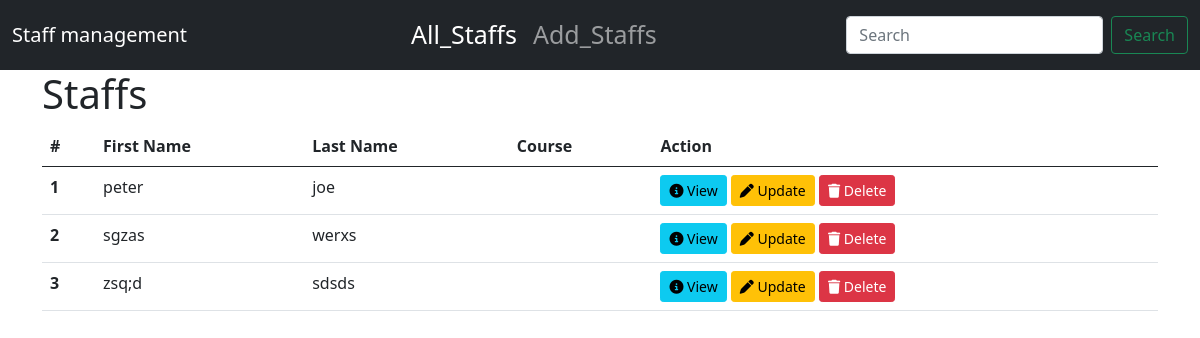
Before: / with the older database file.
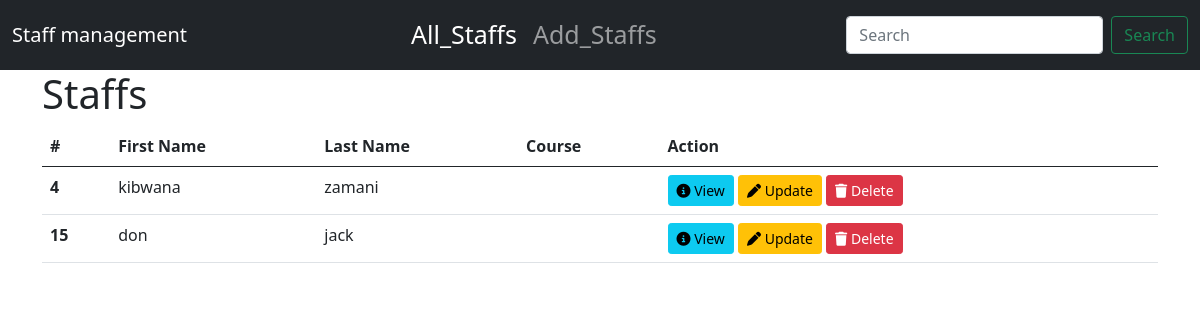
After: the same page with the newer database file.
### staff_manage/models.py (models this page shows, shortened)
class Staff(models.Model):
    fname=models.CharField(max_length=30)
    lname=models.CharField(max_length=30)
    email=models.EmailField()
    phone=models.PositiveIntegerField()
    department=models.CharField(max_length=20,choices=CHOICES)

### staff_manage/views.py (the view)
# urls.py: path('', list_staff, name='list_staff'),
def list_staff(request):
    staffs = Staff.objects.all()
    context = {"staffs": staffs}
    return render(request, "list_staff.html", context)

### staff_manage/templates/list_staff.html (shortened to what this page needs)
{% extends 'base.html' %}
{% block main %}
<h1>Staffs</h1>
<div>
  <table class="table">
    <thead>
      <tr>
        <th scope="col">#</th>
        <th scope="col">First Name</th>
        <th scope="col">Last Name</th>
        <th scope="col">Course</th>
        <th scope="col">Action</th>
      </tr>
    </thead>
    <tbody>
      {% for staff in staffs %}
      <tr>
        <th>{{ staff.id }}</th>
        <td>{{ staff.fname }}</td>
        <td>{{ staff.lname }}</td>
        <td>{{ staff.course }}</td>
        <td>
          <button type="button" class="btn btn-info btn-sm" data-bs-toggle="modal" data-bs-target="#staffModal"
            data-id="{{ staff.id }}" data-fname="{{ staff.fname }}" data-lname="{{ staff.lname }}"
            data-email="{{ staff.email }}" data-phone="{{ staff.phone }}" data-course="{{ staff.course }}">
            <i class="fa-solid fa-circle-info"></i> View
          </button>
          <a href="{% url 'update_staff' staff.id %}" class="btn btn-warning btn-sm"><i class="fa-solid fa-pen"></i>
            Update</a>
          <button type="button" class="btn btn-danger btn-sm" data-bs-toggle="modal" data-bs-target="#deleteStaffModal"
            data-id="{{ staff.id }}">
            <i class="fa-solid fa-trash"></i> Delete
          </button>
        </td>
      </tr>
      {% endfor %}
    </tbody>
  </table>
</div>
{% endblock %}

### staff_manage/templates/base.html (shortened to what this page needs)
<!DOCTYPE html>
{% load static %}
<html lang="en">
<head>
  <link href="https://cdn.jsdelivr.net/npm/bootstrap@5.0.2/dist/css/bootstrap.min.css" rel="stylesheet"
>
  <link rel="stylesheet" href="{%static './css/style.css'%}">
  <link rel="stylesheet" href="https://cdnjs.cloudflare.com/ajax/libs/font-awesome/6.5.2/css/all.min.css">
</head>
<body>
  <nav class="navbar navbar-expand-lg navbar-dark bg-dark">
    <div class="container-fluid">
      <a class="navbar-brand" href="/" style="padding-right: 200px;">Staff management</a>
      <div class="collapse navbar-collapse" id="navbarSupportedContent">
        <ul class="navbar-nav me-auto mb-2 mb-lg-0">
          <li class="nav-item">
            <a class="nav-link active" aria-current="page" href="/">All_Staffs</a>
          </li>
          <li class="nav-item">
            <a class="nav-link" href="{% url 'add_staff' %}">Add_Staffs</a>
          </li>
        </ul>
        <form method="POST" action={% url 'search' %} class="d-flex" role="search">
          <input class="form-control me-2" type="search" placeholder="Search" aria-label="Search" name="output">
          <button class="btn btn-outline-success" type="submit">Search</button>
        </form>
      </div>
    </div>
  </nav>
  <div class="container">
    {% block main %} {% endblock %}
  </div>
</body>
</html>

### staff_manage/static/css/style.css (style rules this page uses)
.navbar-nav .nav-link { font-size: 25px; }

Changed rows visible on the page:
removed Staff: id "1", fname "peter", lname "joe"
removed Staff: id "2", fname "sgzas", lname "werxs"
removed Staff: id "3", fname "zsq;d", lname "sdsds"
added Staff: id "4", fname "kibwana", lname "zamani"
added Staff: id "15", fname "don", lname "jack"
